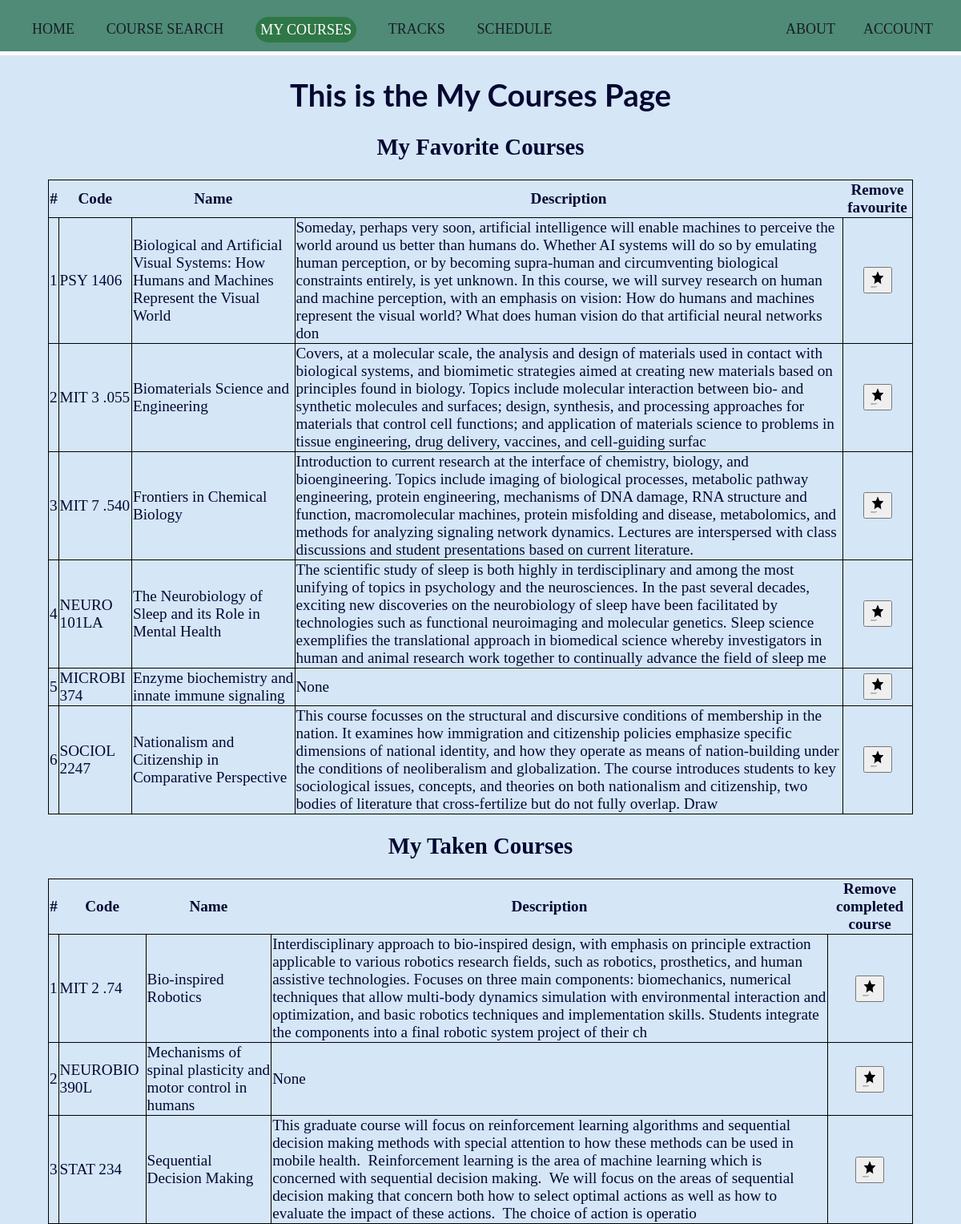
Page /mycourses (signed in) on the committed database.
### tables this page shows
CREATE TABLE courses (
            id INTEGER,
            name TEXT NOT NULL,
            description TEXT,
            code TEXT UNIQUE NOT NULL,
            PRIMARY KEY(id)
            );

### app.py (the view)
@app.route('/mycourses')
@login_required
def mycourses():
    mycourses = "currentpage"
    conn, db = make_cursor("coursedatabase.db")
    user_id = session["user_id"]
    db.execute("SELECT courses.id, courses.name, courses.description, courses.code FROM courses JOIN favourites ON favourites.course_id = courses.id WHERE favourites.user_id = ?", [user_id])
    favourites = db.fetchall()
    completed = db.execute("SELECT courses.id, courses.name, courses.description, courses.code FROM courses JOIN completed ON completed.course_id = courses.id WHERE completed.user_id = ?", [user_id]).fetchall()
    return render_template("mycourses.html", mycourses=mycourses, favourites=favourites, completed=completed)

### app.py (called while the page is built)
def make_cursor(database):
    connection = sqlite3.connect(database)
    return connection, connection.cursor()

@app.after_request
def after_request(response):
    response.headers["Cache-Control"] = "no-cache, no-store, must-revalidate"
    response.headers["Expires"] = 0
    response.headers["Pragma"] = "no-cache"
    return response

### helpers.py (called while the page is built)
def login_required(f):
    @wraps(f)
    def decorated_function(*args, **kwargs):
        if session.get("user_id") is None:
            return redirect("/login")
        return f(*args, **kwargs)
    return decorated_function

### templates/mycourses.html (shortened to what this page needs)
{% extends "layout.html" %}
{% block main %}
<h1 style="text-align: center;">This is the My Courses Page</h1>
<h2 style="text-align: center;"> My Favorite Courses</h2>
<table>
    <thead>
      <tr>
        <th> # </th>
        <th> Code </th>
        <th> Name </th>
        <th> Description </th>
        <th> Remove favourite </th>
      </tr>
    </thead>
    <tbody>
        {% for i, name, desc, code in favourites %}
        <tr>
          <td>{{ loop.index}}</td>
          <td> {{ code }} </td>
          <td> {{ name }} </td>
          <td> {{ desc }} </td>
          <td> <form method="post" action="/removefavourite" style="text-align: center;"> <button name="id" value="{{ i }}">
            <img src="/static/noun_Star_750825.png" alt="Star by Zaff Studio from the Noun Project" style="width:20px;height:24px;">
            </form> </button> </td>
        </tr>
        {% endfor %}
    </tbody>
</table>
<h2 style="text-align: center;"> My Taken Courses</h2>
<table>
  <thead>
    <tr>
      <th> # </th>
      <th> Code </th>
      <th> Name </th>
      <th> Description </th>
      <th> Remove completed course </th>
    </tr>
  </thead>
  <tbody>
      {% for i, name, desc, code in completed %}
      <tr>
        <td>{{ loop.index}}</td>
        <td> {{ code }} </td>
        <td> {{ name }} </td>
        <td> {{ desc }} </td>
        <td> <form method="post" action="/removecompleted" style="text-align: center;"> <button name="remcomplete" value="{{ i }}">
          <img src="/static/noun_Star_750825.png" alt="Star by Zaff Studio from the Noun Project" style="width:20px;height:24px;">
          </form> </button> </td>
      </tr>
      {% endfor %}
  </tbody>
</table>
{% endblock %}

### templates/layout.html
<!doctype html>
<html lang="en">
    <head>
        <link rel="stylesheet" href="static/CS50project_style.css">
    </head>
    <body>
        <header>
            <div class="topbar">
                <nav>
                    <ul>
                        <li>
                            <a class=" {{ home }} " href="/"> Home </a>
                        </li>
                        <li>
                            <a class=" {{ search }} " href="/search"> Course Search </a>
                        </li>
                        <li>
                            <a class=" {{ mycourses }} " href="/mycourses"> My Courses </a>
                        </li>
                        <li>
                            <a class=" {{ tracks }} " href="/tracks"> Tracks </a>
                        </li>
                        <li>
                            <a class=" {{ schedule }} " href="/schedule"> Schedule </a>
                        </li>
                        {% if session.user_id %}
                        <li style = "float:right" style = "padding-right:1em">
                            <a class=" {{ account }} " href="/account"> Account </a>
                        </li>
                        {% else %}
                        <li style = "float:right" style = "padding-right:1em">
                            <a class=" {{ login }} " href="/login"> Log In </a>
                        </li>
                        {% endif %}
                        <li style = "float:right">
                            <a class=" {{ about }} " href="/about"> About </a>
                        </li>
                    </ul>
                </nav>
            </div>
        </header>
    <main>
        {% block main %}{% endblock %}
    </main>
    </body>
</html>

### static/CS50project_style.css (style rules this page uses)
body { background-color: #d5e6f7; color: #050831; font-size: 1.2rem; margin: 0; font-family: 'Merriweather'; }
h1 { border: none; margin: none; font-family: 'Lato', sans-serif; }
header { background: #4f8b77; border-bottom: 5px solid #ffffff; }
header::after { content: ''; display: table; clear: both; }
.topbar { width: 100%; margin: 0 auto; }
nav ul { margin: 0; padding-bottom: 14px; list-style: none; }
nav li { display: inline-block; margin-right: 35px; padding-top: 25px; }
nav a { color: #171e24; text-decoration: none; text-transform: uppercase; font-size: 18px; }
nav a.currentpage { color:white; background-color: #307747; border: .4rem solid transparent; border-radius: 1.3rem; line-height: 1.4; padding: none; text-align: center; transition: color 0.15s ease-in-out, background-color 0.15s ease-in-out, border-color 0.15s ease-in-out, box-shadow 0.15s ease-in-out; vertical-align: middle; }

### templates/mycourses.html (style rules this page uses)
table, tr, td { border: 1px black solid; border-collapse: collapse; }
table { width:90%; margin-left: auto; margin-right: auto; }

### rows in the picture
courses: code "PSY 1406", name "Biological and Artificial Visual Systems: How Humans and Machines Represent the Visual World", description "Someday, perhaps very soon, artificial intelligence will enable machines to perceive the world around us better than humans do. Whether AI systems will do so by emulating human perception, or by becoming supra-human and circumventing biological constraints entirely, is yet unknown. In this course, we will survey research on human and machine perception, with an emphasis on vision: How do humans and machines represent the visual world? What does human vision do that artificial neural networks don", {{ i }} 3 (drawn)
courses: code "MIT 3 .055", name "Biomaterials Science and Engineering", description "Covers, at a molecular scale, the analysis and design of materials used in contact with biological systems, and biomimetic strategies aimed at creating new materials based on principles found in biology. Topics include molecular interaction between bio- and synthetic molecules and surfaces; design, synthesis, and processing approaches for materials that control cell functions; and application of materials science to problems in tissue engineering, drug delivery, vaccines, and cell-guiding surfac", {{ i }} 66 (drawn)
courses: code "MIT 7 .540", name "Frontiers in Chemical Biology", description "Introduction to current research at the interface of chemistry, biology, and bioengineering. Topics include imaging of biological processes, metabolic pathway engineering, protein engineering, mechanisms of DNA damage, RNA structure and function, macromolecular machines, protein misfolding and disease, metabolomics, and methods for analyzing signaling network dynamics. Lectures are interspersed with class discussions and student presentations based on current literature.", {{ i }} 78 (drawn)
courses: code "NEURO 101LA", name "The Neurobiology of Sleep and its Role in Mental Health", description "The scientific study of sleep is both highly in terdisciplinary and among the most unifying of topics in psychology and the neurosciences. In the past several decades, exciting new discoveries on the neurobiology of sleep have been facilitated by technologies such as functional neuroimaging and molecular genetics. Sleep science exemplifies the translational approach in biomedical science whereby investigators in human and animal research work together to continually advance the field of sleep me", {{ i }} 146 (drawn)
courses: code "MICROBI 374", name "Enzyme biochemistry and innate immune signaling", description "None", {{ i }} 267 (drawn)
courses: code "SOCIOL 2247", name "Nationalism and Citizenship in Comparative Perspective", description "This course focusses on the structural and discursive conditions of membership in the nation. It examines how immigration and citizenship policies emphasize specific dimensions of national identity, and how they operate as means of nation-building under the conditions of neoliberalism and globalization. The course introduces students to key sociological issues, concepts, and theories on both nationalism and citizenship, two bodies of literature that cross-fertilize but do not fully overlap. Draw", {{ i }} 4 (drawn)
courses: code "MIT 2 .74", name "Bio-inspired Robotics", description "Interdisciplinary approach to bio-inspired design, with emphasis on principle extraction applicable to various robotics research fields, such as robotics, prosthetics, and human assistive technologies. Focuses on three main components: biomechanics, numerical techniques that allow multi-body dynamics simulation with environmental interaction and optimization, and basic robotics techniques and implementation skills. Students integrate the components into a final robotic system project of their ch", {{ i }} 65 (drawn)
courses: code "NEUROBIO 390L", name "Mechanisms of spinal plasticity and motor control in humans", description "None", {{ i }} 237 (drawn)
courses: code "STAT 234", name "Sequential Decision Making", description "This graduate course will focus on reinforcement learning algorithms and sequential decision making methods with special attention to how these methods can be used in mobile health. Reinforcement learning is the area of machine learning which is concerned with sequential decision making. We will focus on the areas of sequential decision making that concern both how to select optimal actions as well as how to evaluate the impact of these actions. The choice of action is operatio", {{ i }} 3279 (drawn)
